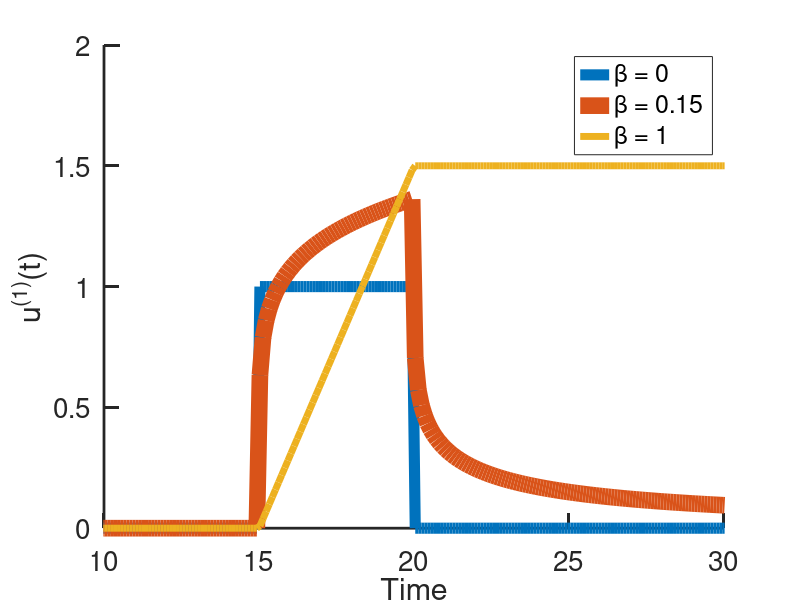

The MATLAB source for this figure:
fontsize=20;
clf
t = linspace(0,50,500);
tstart = 15;
ton = 5;
F = (t>tstart) & (t<(tstart+ton));

clf
hold on
set(gca,'FontSize',fontsize)
set(gca,'LineWidth',2,'TickLength',[0.025 0.025])
uth = @(beta,t) (1/(pi))*(gamma(1-beta)*sin(pi*beta)/beta)*( ((t-tstart).^beta).*(t>tstart) - (t>(tstart+ton)).*(t-tstart-ton).^beta);
uth_nopref = @(beta,t) ( ((t-tstart).^beta).*(t>tstart) - (t>(tstart+ton)).*(t-tstart-ton).^beta);
%plot(t,F);
h1=plot(t,uth_nopref(0,t),'LineWidth',8);
h2=plot(t,uth(0.15,t),'LineWidth',12);
h3=plot(t,0.3*uth_nopref(1,t),'LineWidth',5);
xlim([10 30]);
xlabel('Time')
ylabel('u^{(1)}(t)')
%set(gca,'FontSize',48)
legend('\beta = 0','\beta = 0.15','\beta = 1');